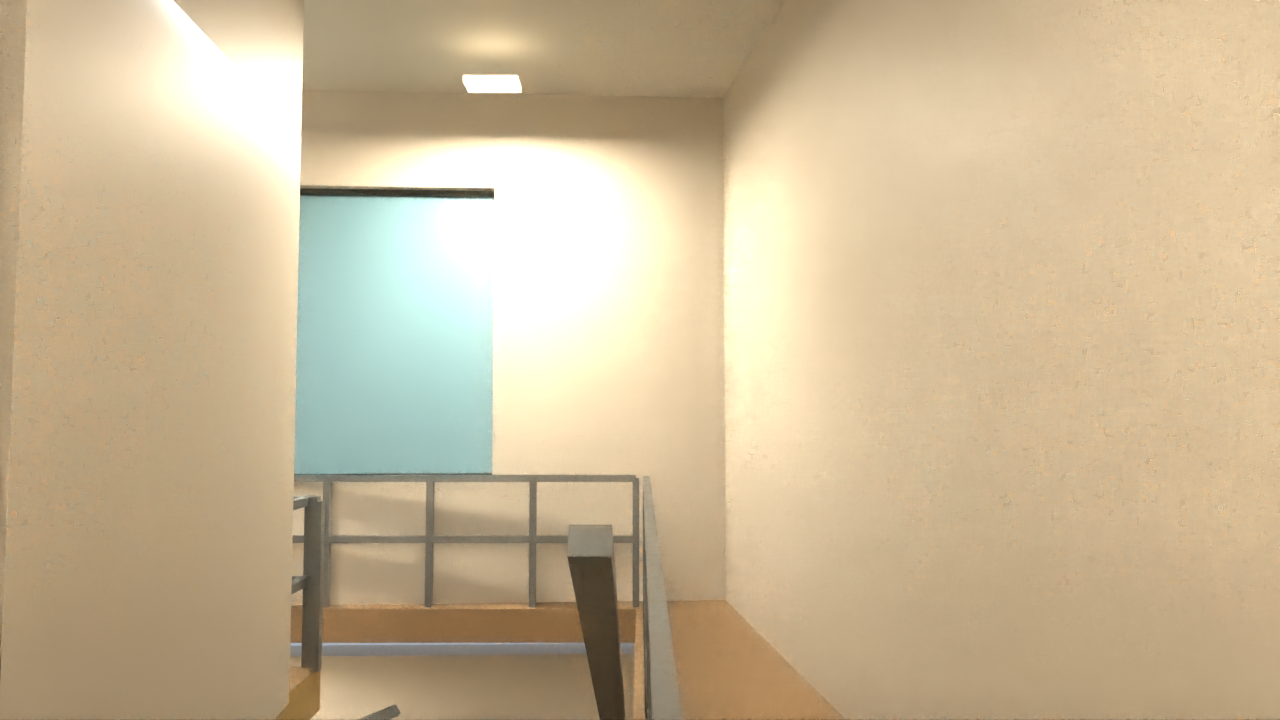
#> input picture recon/v33/05_upper_rear_before.png, 1280 x 720 px; its folder holds only this picture in this run
$ python contact_enclosure_v33.py
#> lines starting #> are read from the running program, lines starting #| are printed output that depends on the picture
from pathlib import Path
from PIL import Image, ImageDraw, ImageFont
import sys
ROOT=Path(__file__).resolve().parents[1]
dest=ROOT/'recon/v33'
phase=sys.argv[1] if len(sys.argv)>1 else 'before'
items=sorted(dest.glob('after-flight-*.png' if phase=='flight' else '*_'+phase+'.png'))
sheet=Image.new('RGB',(1600,((len(items)+3)//4)*250),(20,24,28))
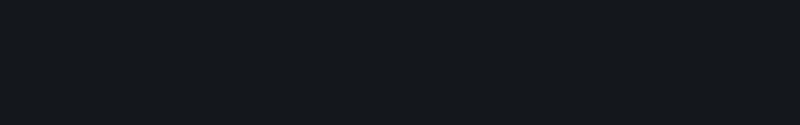
#> sheet: PIL image 1600x250 RGB (shown at 1/2 size); mean R, G, B 20, 24, 28
draw=ImageDraw.Draw(sheet);font=ImageFont.truetype('C:/Windows/Fonts/arial.ttf',17)
for i,path in enumerate(items):
    im=Image.open(path).convert('RGB');im.thumbnail((400,225))
    x=i%4*400;y=i//4*250;sheet.paste(im,(x,y));draw.text((x+5,y+227),path.stem,font=font,fill='white')
#> after `sheet.paste(im, (x, y))`:
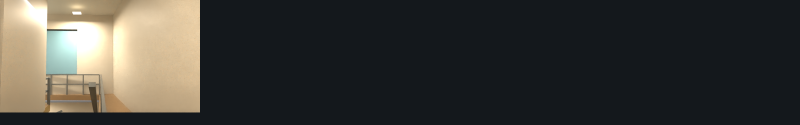
#> sheet: PIL image 1600x250 RGB (shown at 1/2 size); mean R, G, B 61.1, 60, 55.8
sheet.save(dest/(phase+'-contact.jpg'))
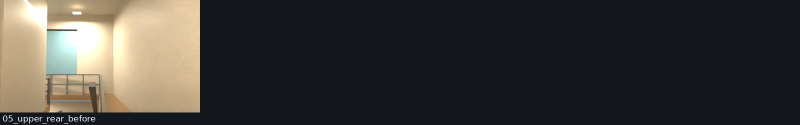
#> saved as before-contact.jpg: PIL image 1600x250 RGB (shown at 1/2 size); mean R, G, B 61.4, 60.4, 56.1
print('CONTACT_COMPLETE',phase,len(items))
